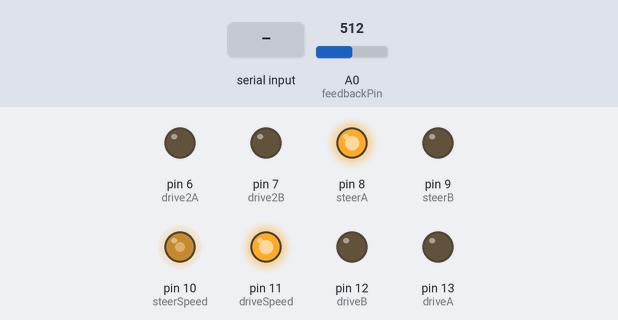
Bench run of a sketch on a simulated Arduino Uno, built with avr-gcc and run on an emulated ATmega328P. Parts: output pins drawn as LEDs (lit = HIGH). The inputs (shaded band) are chosen by the test bench; at power-on: A0 (feedbackPin) = 512.

Above: at 1.2 s.
1.3 s: A0 (feedbackPin) set to 409
2.8 s: A0 (feedbackPin) set to 384
At 4.0 s:
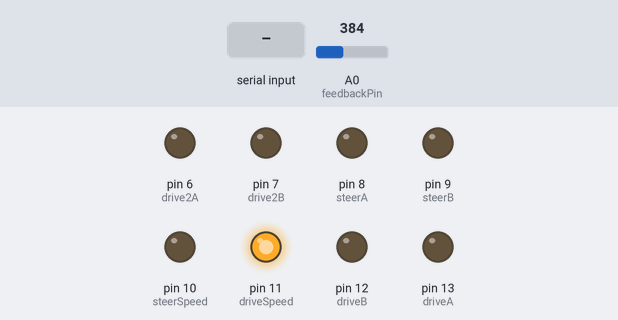
4.3 s: "f" received over Serial
At 4.7 s:
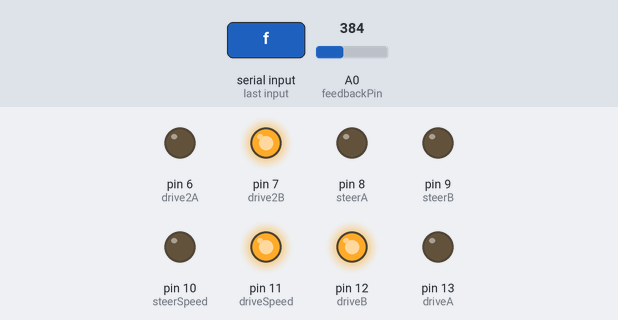
5.8 s: "a" received over Serial
At 7.0 s:
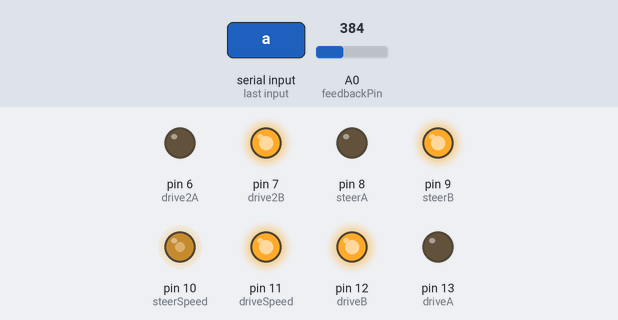
7.3 s: "b" received over Serial
At 8.5 s:
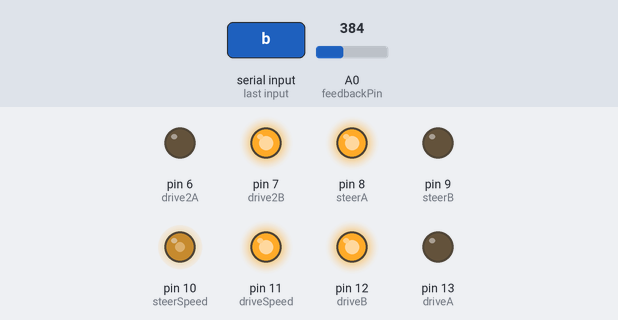
8.8 s: "z" received over Serial
At 9.8 s:
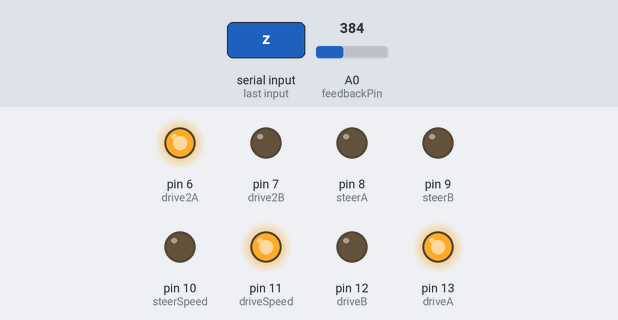
Timing chart, 0 to 11.3 s (numbered marks = the images above; inputs shaded):
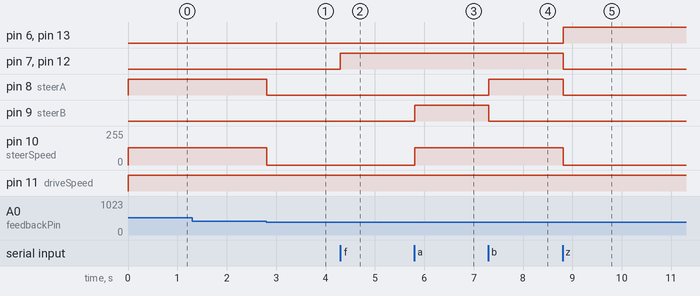

The sketch:

car.ino
```cpp
#define L 0
#define R 1

#define F 0
#define B 1

#define N 2

int steerA = 8;
int steerB = 9;
int steerSpeed = 10;

int driveA = 13;
int driveB = 12;
int driveSpeed = 11;

int drive2A = 6;
int drive2B = 7;

int feedbackPin = 0;
int feedback = 0;

int steerState = 320;
int driveState = N;

byte data = 0;

void setup() {
  Serial.begin(9600);

  pinMode(steerA, OUTPUT);
  pinMode(steerB, OUTPUT);
  pinMode(steerSpeed, OUTPUT);

  pinMode(driveA, OUTPUT);
  pinMode(driveB, OUTPUT);
  pinMode(driveSpeed, OUTPUT);

  pinMode(drive2A, OUTPUT);
  pinMode(drive2B, OUTPUT);
}

void loop() {
  if(data == 'f') {
    driveState = F;
    steerState = 320;
  }
  else if(data == 'a') {
    driveState = F;
    steerState = 550;
  }
  else if(data == 'b') {
    driveState = F;
    steerState = 90;
  }
  else if(data == 'z') {
    driveState = B;
    steerState = 320;
  }
  else if(data == 'c') {
    driveState = B;
    steerState = 550;
  }
  else if(data == 'd') {
    driveState = B;
    steerState = 90;
  }
  else if(data == 'l') {
    driveState = N;
    steerState = 550;
  }
  else if(data == 'r') {
    driveState = N;
    steerState = 90;
  }
  else if(data == 'n') {
    driveState = N;
    steerState = 320;
  }

  feedback = analogRead(feedbackPin);

  if(feedback - steerState > 80) {
    steer(R, 128);
  }
  else if(feedback - steerState < -80) {
    steer(L, 128);
  }
  else {
    steer(N, 0);
  }

  drive(driveState, 255);

  delay(16); //60ups
}

void serialEvent(){
//statements
data = Serial.read();
}

void steer(int dir, int mph) {
  analogWrite(steerSpeed, mph);

  switch(dir) {
    case L:
      digitalWrite(steerA, 0);
      digitalWrite(steerB, 1);
      break;
    case R:
      digitalWrite(steerA, 1);
      digitalWrite(steerB, 0);
      break;
    case N:
      digitalWrite(steerA, 0);
      digitalWrite(steerB, 0);
      break;
  }
}

void drive(int dir, int mph) {
  analogWrite(driveSpeed, mph);

  switch(dir) {
    case F:
      digitalWrite(driveA, 0);
      digitalWrite(driveB, 1);
      digitalWrite(drive2A, 0);
      digitalWrite(drive2B, 1);
      break;
    case B:
      digitalWrite(driveA, 1);
      digitalWrite(driveB, 0);
      digitalWrite(drive2A, 1);
      digitalWrite(drive2B, 0);
      break;
    case N:
      digitalWrite(driveA, 0);
      digitalWrite(driveB, 0);
      digitalWrite(drive2A, 0);
      digitalWrite(drive2B, 0);
      break;
  }
}
```

Measured:
- the behaviour switches between 401 and 400 on A0 (feedbackPin) (found by bisection; images 0 and 1)
- after the input at 1.3 s, every drawn part: stays the same
- after the input at 2.8 s, pin 8 (steerA): HIGH → LOW at once; pin 10 (steerSpeed): 128/255 → 0/255 at once
- after the input at 4.3 s, pin 7 (drive2B), pin 12 (driveB): LOW → HIGH at once
- after the input at 5.8 s, pin 9 (steerB): LOW → HIGH at once; pin 10 (steerSpeed): 0/255 → 128/255 at once
- after the input at 7.3 s, pin 8 (steerA): LOW → HIGH at once; pin 9 (steerB): HIGH → LOW at once
- after the input at 8.8 s, pin 6 (drive2A), pin 13 (driveA): LOW → HIGH at once; pin 7 (drive2B), pin 8 (steerA), pin 12 (driveB): HIGH → LOW at once; pin 10 (steerSpeed): 128/255 → 0/255 at once
